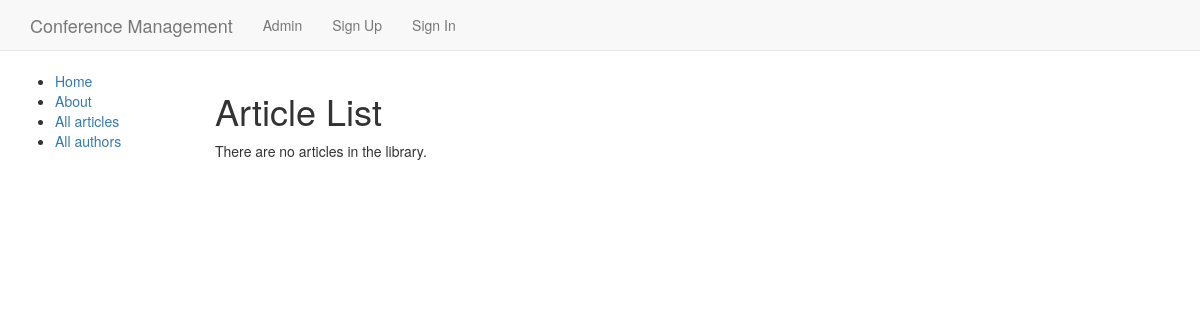
/articles/, run on an earlier commit of the app's database.
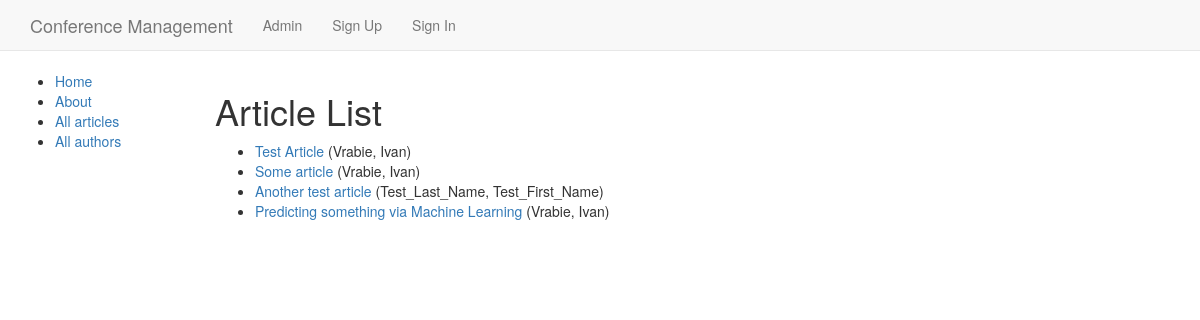
And on a later commit of the database.
### dappx/models.py (models this page shows, shortened)
class Article(models.Model):
    title = models.CharField(max_length=200)
    author = models.ForeignKey('Author', on_delete=models.SET_NULL, null=True)
    abstract = models.TextField(max_length=1000, help_text='Enter the abstract of the article')
    subject = models.ManyToManyField(Subject, help_text='Select the subject of the article')
    def get_absolute_url(self):
        return reverse('article-detail', args=[str(self.id)])

class Author(models.Model):
    first_name = models.CharField(max_length=100)
    last_name = models.CharField(max_length=100)
    date_of_birth = models.DateField(null=True, blank=True)
    date_of_death = models.DateField('Died', null=True, blank=True)
    class Meta:
        ordering = ['last_name', 'first_name']
    def __str__(self):
        return f'{self.last_name}, {self.first_name}'

### dappx/views.py (the view)
# urls.py: path('articles/', views.ArticleListView.as_view(), name='articles'),
class ArticleListView(generic.ListView):
    model = Article

### templates/dappx/article_list.html
{% extends "dappx/base.html" %}
{% block content %}
  <h1>Article List</h1>
  {% if article_list %}
  <ul>
    {% for article in article_list %}
      <li>
        <a href="{{ article.get_absolute_url }}">{{ article.title }}</a> ({{ article.author }})
      </li>
    {% endfor %}
  </ul>
  {% else %}
    <p>There are no articles in the library.</p>
  {% endif %}
{% endblock %}

### templates/dappx/base.html (shortened to what this page needs)
<!DOCTYPE html>
<html>
<head>
  <link rel="stylesheet" href="https://maxcdn.bootstrapcdn.com/bootstrap/3.3.7/css/bootstrap.min.css"
>
</head>
<body>
  <nav class="navbar navbar-default navbar-static-top">
    <div class="container">
      <ul class="nav navbar-nav">
        <li><a class="navbar-brand" href="{% url 'index' %}">Conference Management</a></li>
        <li><a class="navbar-link" href="{% url 'admin:index' %}">Admin</a></li>
        {% if user.is_authenticated %}
          <li><a href="">Profile</a></li>
          <li><a href="{% url 'logout' %}">Logout</a></li>
        {% else %}
          <li><a class="navbar-link" href="{% url 'dappx:register' %}">Sign Up</a></li>
          <li><a class="navbar-link" href="{% url 'dappx:user_login' %}">Sign In</a></li>
        {% endif %}
      </ul>
    </div>
  </nav>
  <div class="container-fluid">
    <div class="row">
      <div class="col-sm-2">
      {% block sidebar %}
        <ul class="sidebar-nav">
          <li><a href="{% url 'index' %}">Home</a></li>
          <li><a href="{% url 'about' %}">About</a></li>
          <li><a href="{% url 'articles' %}">All articles</a></li>
          <li><a href="{% url 'authors' %}">All authors</a></li>
        </ul>
     {% endblock %}
      </div>
      <div class="col-sm-10 ">{% block content %}{% endblock %}</div>
    </div>
  </div>
</body>
</html>

What changed in the data, as far as the page shows it:
added Article: title "Test Article", author "Vrabie, Ivan"
added Article: title "Some article", author "Vrabie, Ivan"
added Article: title "Another test article", author "Test_Last_Name, Test_First_Name"
added Article: title "Predicting something via Machine Learning", author "Vrabie, Ivan"
Also different on the page:
text no longer shown: "There are no articles in the library."
